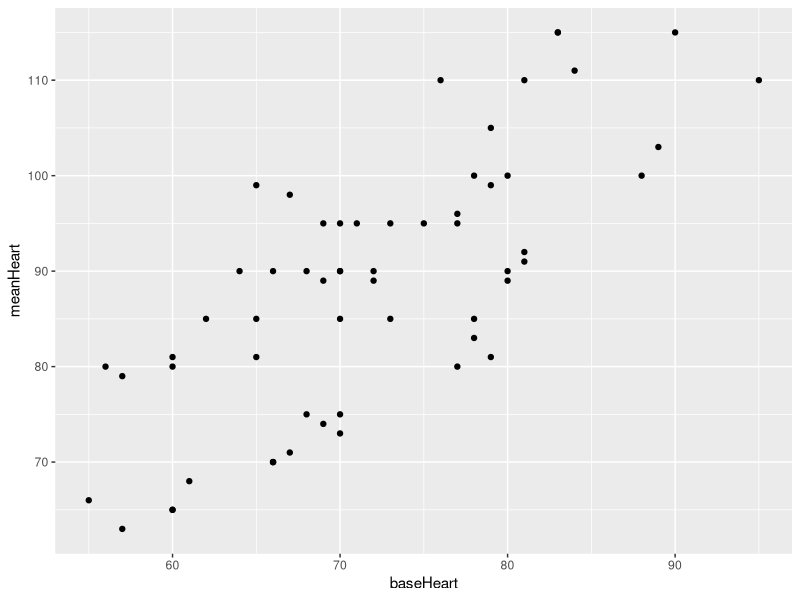
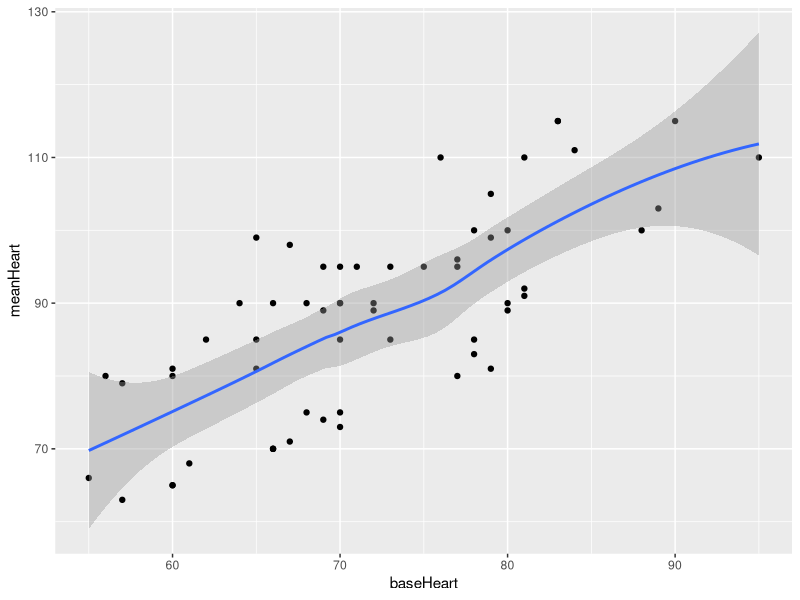
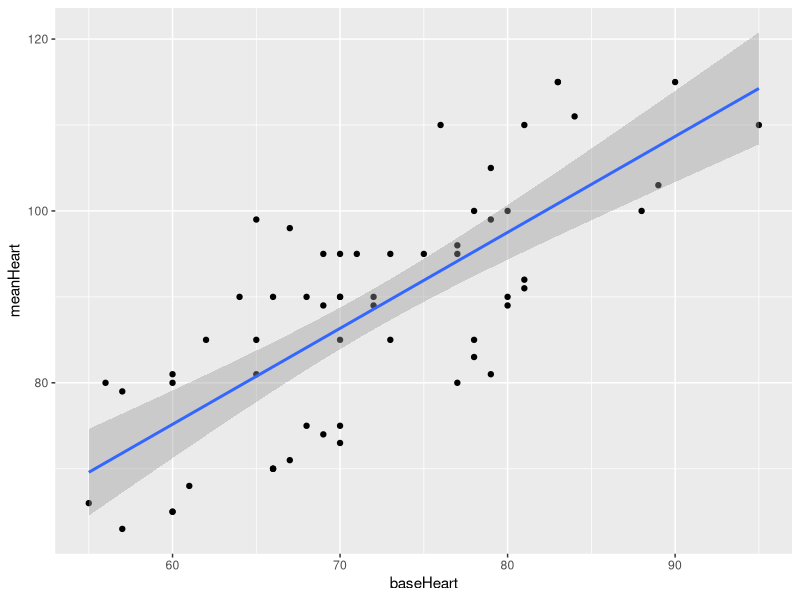
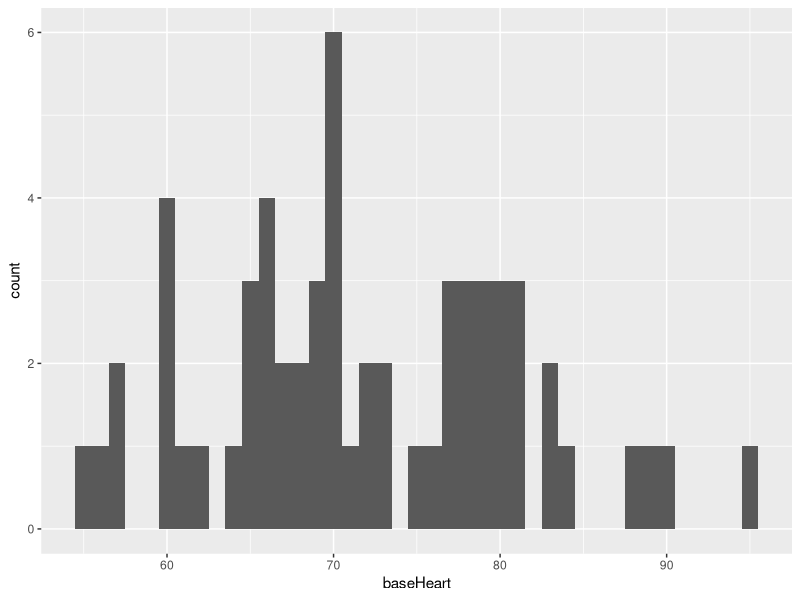
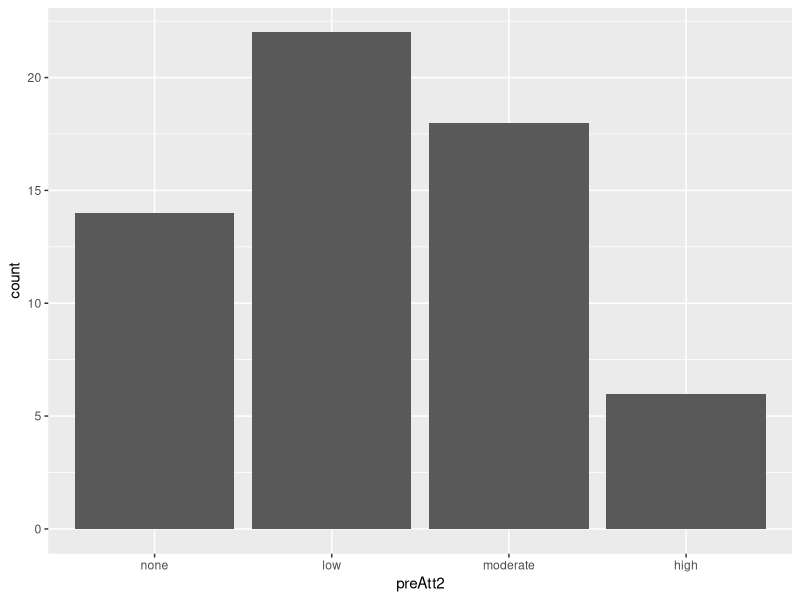
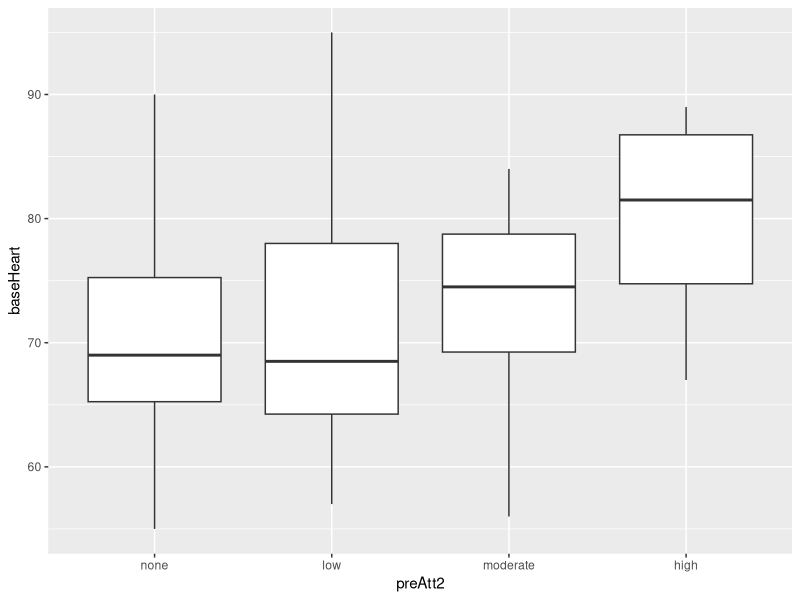

Recreate these plots in R, in order.
# ==========================================================================

# DATA SCIENCE SEMINAR, FALL 2016, WEEK 03

# ==========================================================================

library("ggplot2")
library("tidyr")
library("dplyr")

# ==========================================================================

# set your working directory
# examples:
# Mac OSX = setwd("/Users/jdoe/Desktop")
# Windows, Personal = setwd("C:/Users/jdoe/Desktop")
# Windows, SLU Labs = setwd("E:/Users/jdoe/Desktop")

setwd("/Users/herb/Desktop")

# ==========================================================================

# file name - seminar-03-dataClean.R

# project name - data science seminar, fall 2016

# purpose - week 03 examples - getting data ready for plotting

# created - 07 Nov 2016

# updated - 08 Nov 2016

# author - Chris

# ==========================================================================

# full description - this file contains code for illustrating data cleaning
# techniques using base R, tidyr, and dplyr.

# updates - 
# 08 Nov 2016 - updated variable names to reflect trimmed dataset
# 08 Nov 2016 - added examples for 

# ==========================================================================
# ==========================================================================

# 1. import data from your CSV file

df <- read.csv("clinicData.csv", stringsAsFactors = FALSE)

# ==========================================================================

# 2.redefine condition as a factor variable (without value labels)

df$condition <- as.factor(df$condition)

# ==========================================================================

# 3. redefine gender as a factor variable (with value labels)

df$gender <- factor(df$gender, 
                    levels = c(1,2), 
                    labels = c("male", "female"))

# ==========================================================================

# 4. redefine preAtt1 as an ordered factor (without value labels)

df$preAtt1 <- as.ordered(df$preAtt1)

# ==========================================================================

# 5. redefine preAtt2 as an ordered factor (with value labels)

df$preAtt2 <- ordered(df$preAtt2, 
                        levels = c(1,2,3,4), 
                        labels = c("none", "low", "moderate", "high"))

# ==========================================================================

# 6. split site into two variables, convert new variables to factors

df <- separate(df, site, c("type", "facility"), sep = " ", remove = FALSE)
df$type <- as.factor(df$type)
df$facility <- as.factor(df$facility)

# ==========================================================================

# 7. recode site into binary variable for private hospital

df <- mutate(df, pvtHosp = ifelse(site == "Private Hospital", TRUE, FALSE))

# ==========================================================================

# 8. recode base heartrate into a binary variable

meanBHR <- mean(df$baseHeart) # save mean heartrate
df <- mutate(df, highHeart = ifelse(baseHeart > meanBHR, TRUE, FALSE))

# ==========================================================================

# 9. reorder columns
df <- df[, c(1,2,3,4,11,5,6,7,8,9,12,10)]

# ==========================================================================

# x. plots from Seminar-03 using current data

# scatterplot
ggplot(df, aes(baseHeart, meanHeart)) + 
  geom_point()

# scatterplot with smoothed line
ggplot(df, aes(baseHeart, meanHeart)) + 
  geom_point() + 
  geom_smooth()

# scatterplot with linear regression line
ggplot(df, aes(baseHeart, meanHeart)) + 
  geom_point() + 
  geom_smooth(method="lm")

# histogram
ggplot(df, aes(baseHeart)) + 
  geom_histogram(binwidth=1)

# bar plot
ggplot(df, aes(preAtt2)) + geom_bar()

# box plot
ggplot(df, aes(preAtt2, baseHeart)) + geom_boxplot()

# ==========================================================================
